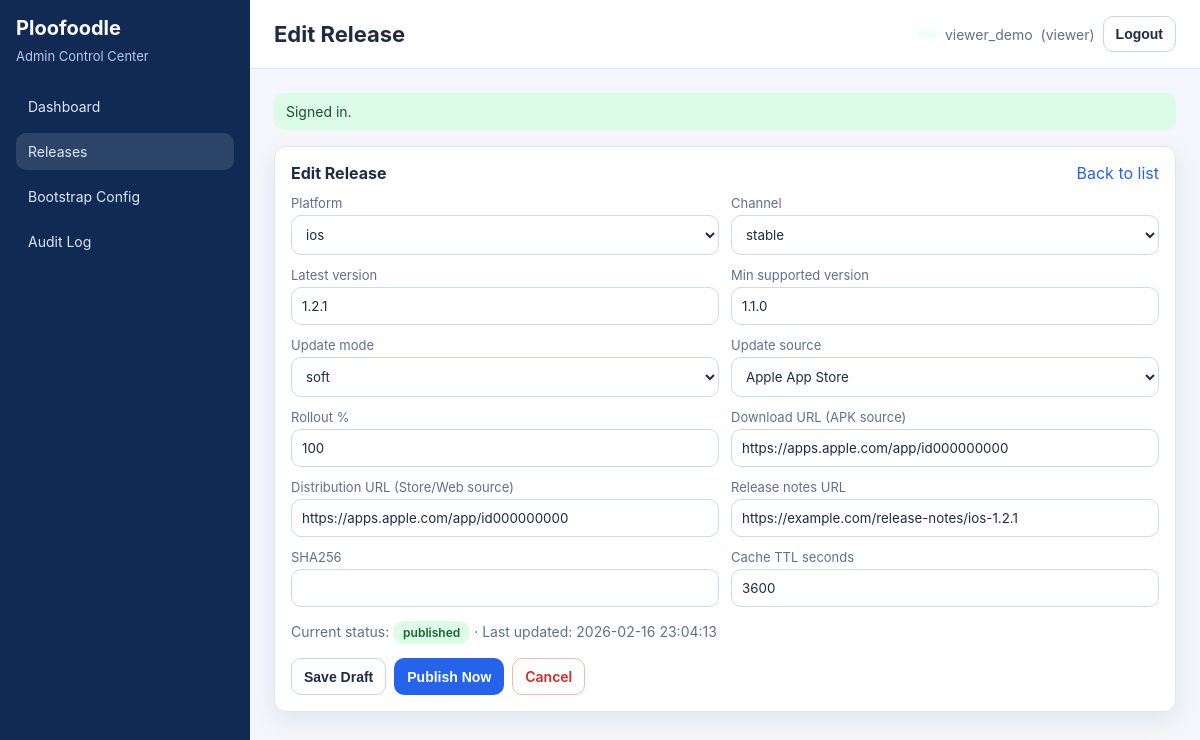
Page /index.php?_route=/admin/releases/edit&id=3 (signed in) on the committed database.
### tables this page shows
CREATE TABLE IF NOT EXISTS admin_update_manifest (
  id BIGINT UNSIGNED AUTO_INCREMENT PRIMARY KEY,
  platform VARCHAR(20) NOT NULL DEFAULT 'android',
  channel VARCHAR(30) NOT NULL DEFAULT 'stable',
  status ENUM('draft','published') NOT NULL DEFAULT 'draft',
  schema_version INT UNSIGNED NOT NULL DEFAULT 1,
  latest_version VARCHAR(32) NOT NULL,
  min_supported_version VARCHAR(32) NOT NULL,
  update_mode ENUM('soft','hard') NOT NULL DEFAULT 'soft',
  update_source ENUM('apk','play','appstore','web') NOT NULL DEFAULT 'apk',
  download_url VARCHAR(500) NOT NULL,
  distribution_url VARCHAR(500) NULL,
  release_notes_url VARCHAR(500) NULL,
  sha256 VARCHAR(128) NULL,
  rollout_percent TINYINT UNSIGNED NOT NULL DEFAULT 100,
  cache_ttl_seconds INT UNSIGNED NOT NULL DEFAULT 3600,
  etag VARCHAR(64) NOT NULL,
  updated_by BIGINT UNSIGNED NULL,
  published_at TIMESTAMP NULL DEFAULT NULL,
  created_at TIMESTAMP NOT NULL DEFAULT CURRENT_TIMESTAMP,
  updated_at TIMESTAMP NOT NULL DEFAULT CURRENT_TIMESTAMP ON UPDATE CURRENT_TIMESTAMP,
  KEY idx_aum_platform_channel_status (platform, channel, status),
  KEY idx_aum_updated_at (updated_at),
  UNIQUE KEY uq_aum_draft (platform, channel, status),
  CONSTRAINT fk_aum_updated_by FOREIGN KEY (updated_by) REFERENCES admin_users(id)
    ON DELETE SET NULL
);

### src/Controllers/BaseController.php (called while the page is built, shortened)
<?php
abstract class BaseController
{
    protected function render(string $viewFile, array $vars = []): void
    {
        $viewPath = PLOO_BASE_PATH . '/src/Views/' . $viewFile;
        extract($vars, EXTR_SKIP);
        require $viewPath;
    }
}

### src/Controllers/AdminReleaseController.php (called while the page is built, shortened)
<?php
final class AdminReleaseController extends BaseController
{
    public function edit(): void
    {
        $id = (int)($this->request->query('id', '0') ?? '0');
        $row = $id > 0 ? (new UpdateManifestRepository(Db::pdo()))->findById($id) : null;
        $this->renderForm('edit', $row);
    }
    private function renderForm(string $mode, ?array $row): void
    {
        $user = (new RequireAdminAuth())->handle();
        $this->render('admin/releases/form.php', [
            'user' => $user,
            'flash' => \ploo_take_flash(),
            'csrfToken' => \ploo_csrf_token(),
            'mode' => $mode,
            'row' => $row ?? [],
            'allowedPlatforms' => ploo_config('app')['allowed_platforms'] ?? ['android'],
            'allowedChannels' => ploo_config('app')['allowed_channels'] ?? ['stable'],
        ]);
    }
}

### src/Core/Router.php (called while the page is built, shortened)
<?php
final class Router
{
    private array $routes = [];
    public function get(string $path, array $handler): void
    {
        $this->routes['GET'][$path] = $handler;
    }
    public function post(string $path, array $handler): void
    {
        $this->routes['POST'][$path] = $handler;
    }
    public function dispatch(): void
    {
        $request = new Request();
        $response = new Response();
        $method = $request->method();
        $path = rtrim($request->path(), '/') ?: '/';
        $handler = $this->routes[$method][$path] ?? null;
        try {
            [$class, $action] = $handler;
            $controller = new $class($request, $response);
            $controller->{$action}();
        } catch (\Throwable $e) {
            $response->json(['success' => false, 'error' => 'Internal server error'], 500);
        }
    }
}

### public/index.php (called while the page is built, shortened)
<?php
require_once __DIR__ . '/../src/bootstrap.php';
$router = new Router();
$router->get('/', [AdminDashboardController::class, 'index']);
$router->get('/admin', [AdminDashboardController::class, 'index']);
$router->get('/auth/login', [AuthController::class, 'showLogin']);
$router->post('/auth/login', [AuthController::class, 'login']);
$router->post('/auth/logout', [AuthController::class, 'logout']);
$router->get('/admin/config', [AdminConfigController::class, 'index']);
$router->post('/admin/config', [AdminConfigController::class, 'saveOrPublish']);
$router->post('/admin/config/save-draft', [AdminConfigController::class, 'saveDraft']);
$router->post('/admin/config/publish', [AdminConfigController::class, 'publish']);
$router->post('/admin/config/reset-draft', [AdminConfigController::class, 'resetDraft']);
$router->post('/admin/config/delete-draft', [AdminConfigController::class, 'deleteDraft']);
$router->get('/admin/releases', [AdminReleaseController::class, 'index']);
$router->post('/admin/releases', [AdminReleaseController::class, 'saveOrPublish']);
$router->get('/admin/releases/create', [AdminReleaseController::class, 'create']);
$router->get('/admin/releases/view', [AdminReleaseController::class, 'view']);
$router->get('/admin/releases/edit', [AdminReleaseController::class, 'edit']);
$router->post('/admin/releases/publish', [AdminReleaseController::class, 'publish']);
$router->post('/admin/releases/unpublish', [AdminReleaseController::class, 'unpublish']);
$router->post('/admin/releases/delete', [AdminReleaseController::class, 'delete']);
$router->get('/admin/audit', [AdminAuditController::class, 'index']);
$router->get('/admin/audit/view', [AdminAuditController::class, 'view']);
$router->get('/mobile/bootstrap', [MobileBootstrapController::class, 'show']);
$router->get('/mobile/update', [MobileUpdateController::class, 'show']);
$router->get('/health', [HealthController::class, 'show']);
$router->dispatch();

### src/bootstrap.php (called while the page is built, shortened)
<?php
spl_autoload_register(static function (string $class): void {
    $prefix = 'Ploofoodle\\';
    $relative = substr($class, strlen($prefix));
    $path = PLOO_BASE_PATH . '/src/' . str_replace('\\', '/', $relative) . '.php';
});
$GLOBALS['ploo_config'] = [
    'app' => require PLOO_BASE_PATH . '/config/app.php',
    'db' => require PLOO_BASE_PATH . '/config/db.php',
    'auth' => require PLOO_BASE_PATH . '/config/auth.php',
];
function ploo_config(string $group): array
{
    return $GLOBALS['ploo_config'][$group] ?? [];
}
function ploo_base_path(): string
{
    $configured = trim((string)(ploo_config('app')['base_path'] ?? ''));
    $scriptName = (string)($_SERVER['SCRIPT_NAME'] ?? '/index.php');
    $base = rtrim(str_replace('\\', '/', dirname($scriptName)), '/');
    return $base === '' ? '' : $base;
}
function ploo_route_url(string $route, array $query = []): string
{
    $query = array_merge(['_route' => $route], $query);
    return ploo_base_path() . '/index.php?' . http_build_query($query);
}

### src/Repositories/UpdateManifestRepository.php (called while the page is built, shortened)
<?php
final class UpdateManifestRepository
{
    public function findById(int $id): ?array
    {
        $stmt = $this->pdo->prepare('SELECT * FROM admin_update_manifest WHERE id = ? LIMIT 1');
        $stmt->execute([$id]);
        $row = $stmt->fetch();
        return is_array($row) ? $row : null;
    }
}

### src/Core/Request.php (called while the page is built, shortened)
<?php
final class Request
{
    public function query(string $key, ?string $default = null): ?string
    {
        $value = $_GET[$key] ?? null;
        return trim((string)$value);
    }
}

### src/Core/Db.php (called while the page is built, shortened)
<?php
final class Db
{
    private static array $config = [];
    private static ?PDO $pdo = null;
    public static function configure(array $config): void
    {
        self::$config = $config;
    }
    public static function pdo(): PDO
    {
        $host = self::$config['host'] ?? '127.0.0.1';
        $port = (int)(self::$config['port'] ?? 3306);
        $name = self::$config['name'] ?? 'up-skill';
        $user = self::$config['user'] ?? 'root';
        $pass = self::$config['pass'] ?? '';
        $charset = self::$config['charset'] ?? 'utf8mb4';
        $dsn = sprintf('mysql:host=%s;port=%d;dbname=%s;charset=%s', $host, $port, $name, $charset);
        self::$pdo = new PDO($dsn, $user, $pass, [
            PDO::ATTR_ERRMODE => PDO::ERRMODE_EXCEPTION,
            PDO::ATTR_DEFAULT_FETCH_MODE => PDO::FETCH_ASSOC,
            PDO::ATTR_EMULATE_PREPARES => false,
        ]);
        return self::$pdo;
    }
}

### src/Views/admin/releases/form.php (the view, shortened to what this page needs)
<?php
$mode = $mode ?? 'create';
$row = $row ?? [];
$allowedPlatforms = $allowedPlatforms ?? ['android', 'ios', 'web'];
$allowedChannels = $allowedChannels ?? ['stable', 'beta', 'internal'];
?>
<section class="card">
  <div class="card-head">
    <h3><?= $mode === 'edit' ? 'Edit Release' : 'Create Release' ?></h3>
    <a href="<?= htmlspecialchars(ploo_route_url('/admin/releases'), ENT_QUOTES, 'UTF-8') ?>">Back to list</a>
  </div>
  <form method="post" action="<?= htmlspecialchars(ploo_route_url('/admin/releases'), ENT_QUOTES, 'UTF-8') ?>">
    <div class="form-grid">
      <div class="field">
        <label>Platform</label>
        <?php $platformValue = (string)($row['platform'] ?? 'android'); ?>
        <select name="platform" required>
          <?php foreach ($allowedPlatforms as $platform): ?>
            <option value="<?= htmlspecialchars((string)$platform, ENT_QUOTES, 'UTF-8') ?>" <?= $platformValue === $platform ? 'selected' : '' ?>>
              <?= htmlspecialchars((string)$platform, ENT_QUOTES, 'UTF-8') ?>
            </option>
          <?php endforeach; ?>
        </select>
      </div>
      <div class="field">
        <label>Channel</label>
        <?php $channelValue = (string)($row['channel'] ?? 'stable'); ?>
        <select name="channel" required>
          <?php foreach ($allowedChannels as $channel): ?>
            <option value="<?= htmlspecialchars((string)$channel, ENT_QUOTES, 'UTF-8') ?>" <?= $channelValue === $channel ? 'selected' : '' ?>>
              <?= htmlspecialchars((string)$channel, ENT_QUOTES, 'UTF-8') ?>
            </option>
          <?php endforeach; ?>
        </select>
      </div>
      <div class="field"><label>Latest version</label><input name="latest_version" value="<?= htmlspecialchars((string)($row['latest_version'] ?? '1.0.0'), ENT_QUOTES, 'UTF-8') ?>" required /></div>
      <div class="field"><label>Min supported version</label><input name="min_supported_version" value="<?= htmlspecialchars((string)($row['min_supported_version'] ?? '1.0.0'), ENT_QUOTES, 'UTF-8') ?>" required /></div>
      <div class="field"><label>Update mode</label>
        <select name="update_mode">
          <?php $modeVal = (string)($row['update_mode'] ?? 'soft'); ?>
          <option value="soft" <?= $modeVal === 'soft' ? 'selected' : '' ?>>soft</option>
        </select>
      </div>
      <div class="field"><label>Update source</label>
        <?php $sourceVal = (string)($row['update_source'] ?? 'apk'); ?>
        <select name="update_source">
          <option value="appstore" <?= $sourceVal === 'appstore' ? 'selected' : '' ?>>Apple App Store</option>
        </select>
      </div>
      <div class="field"><label>Rollout %</label><input type="number" min="0" max="100" name="rollout_percent" value="<?= htmlspecialchars((string)($row['rollout_percent'] ?? 100), ENT_QUOTES, 'UTF-8') ?>" /></div>
      <div class="field"><label>Download URL (APK source)</label><input name="download_url" value="<?= htmlspecialchars((string)($row['download_url'] ?? ''), ENT_QUOTES, 'UTF-8') ?>" /></div>
      <div class="field"><label>Distribution URL (Store/Web source)</label><input name="distribution_url" value="<?= htmlspecialchars((string)($row['distribution_url'] ?? ''), ENT_QUOTES, 'UTF-8') ?>" /></div>
      <div class="field"><label>Release notes URL</label><input name="release_notes_url" value="<?= htmlspecialchars((string)($row['release_notes_url'] ?? ''), ENT_QUOTES, 'UTF-8') ?>" /></div>
      <div class="field"><label>SHA256</label><input name="sha256" value="<?= htmlspecialchars((string)($row['sha256'] ?? ''), ENT_QUOTES, 'UTF-8') ?>" /></div>
      <div class="field"><label>Cache TTL seconds</label><input type="number" min="60" max="86400" name="cache_ttl_seconds" value="<?= htmlspecialchars((string)($row['cache_ttl_seconds'] ?? 3600), ENT_QUOTES, 'UTF-8') ?>" /></div>
    </div>
    <?php if (!empty($row['status'])): ?>
      <p class="muted">Current status: <span class="badge <?= htmlspecialchars((string)$row['status'], ENT_QUOTES, 'UTF-8') ?>"><?= htmlspecialchars((string)$row['status'], ENT_QUOTES, 'UTF-8') ?></span> · Last updated: <?= htmlspecialchars((string)($row['updated_at'] ?? ''), ENT_QUOTES, 'UTF-8') ?></p>
    <?php endif; ?>
    <div class="btn-row">
      <button class="btn secondary" type="submit" name="action" value="save_draft">Save Draft</button>
      <button class="btn primary" type="submit" name="action" value="publish">Publish Now</button>
      <a class="btn danger" href="<?= htmlspecialchars(ploo_route_url('/admin/releases'), ENT_QUOTES, 'UTF-8') ?>">Cancel</a>
    </div>
  </form>
</section>
<?php
require PLOO_BASE_PATH . '/src/Views/layout.php';

### public/assets/admin.css (style rules this page uses)
:root { --bg: #f4f6fb; --surface: #ffffff; --surface-muted: #f8faff; --text: #1f2a44; --text-muted: #5f6f90; --primary: #2563eb; --primary-600: #1d4ed8; --danger: #dc2626; --warning: #d97706; --success: #16a34a; --border: #dfe5f2; --shadow: 0 8px 24px rgba(16, 42, 84, 0.08); --radius: 12px; --space-1: 4px; --space-2: 8px; --space-3: 12px; --space-4: 16px; --space-5: 24px; --space-6: 32px; --font: Inter, Segoe UI, Roboto, Arial, sans-serif; }
* { box-sizing: border-box; }
body { margin: 0; font-family: var(--font); background: var(--bg); color: var(--text); }
a { color: var(--primary); text-decoration: none; }
.muted { color: var(--text-muted); font-size: 14px; }
.card { background: var(--surface); border: 1px solid var(--border); border-radius: var(--radius); box-shadow: var(--shadow); padding: var(--space-4); }
.card-head { display: flex; justify-content: space-between; align-items: center; gap: var(--space-2); margin-bottom: var(--space-3); }
.card-head h3 { margin: 0; font-size: 16px; }
.form-grid { display: grid; grid-template-columns: 1fr 1fr; gap: var(--space-3); }
.field { display: grid; gap: var(--space-1); }
.field label { font-size: 13px; color: var(--text-muted); }
input, select, textarea { width: 100%; border: 1px solid #cdd8ee; border-radius: 10px; padding: 10px; background: #fff; color: var(--text); font-family: var(--font); }
.btn-row { display: flex; gap: var(--space-2); flex-wrap: wrap; margin-top: var(--space-3); }
.btn { border: 1px solid transparent; border-radius: 10px; padding: 9px 12px; cursor: pointer; font-weight: 600; font-size: 14px; background: var(--surface-muted); color: var(--text); }
.btn.primary { background: var(--primary); color: #fff; }
.btn.secondary { background: #fff; border-color: #c6d5f2; }
.btn.danger { background: #fff; border-color: #f0b8b8; color: var(--danger); }
.badge { display: inline-flex; align-items: center; border-radius: 999px; padding: 4px 10px; font-size: 12px; font-weight: 600; }
.badge.published { background: #dcfce7; color: #166534; }

### rows in the picture
admin_update_manifest: platform "ios", channel "stable", latest_version "1.2.1", min_supported_version "1.1.0", update_mode "soft", update_source "Apple App Store", rollout_percent "100", download_url "https://apps.apple.com/app/id000000000", distribution_url "https://apps.apple.com/app/id000000000", release_notes_url "https://example.com/release-notes/ios-1.2.1", cache_ttl_seconds "3600", status "published", updated_at "2026-02-16 23:04:13"

### other values in the picture
$pageTitle "Edit Release"
$u['username'] "viewer_demo"
$u['role'] "viewer"
$flash['message'] "Signed in."
